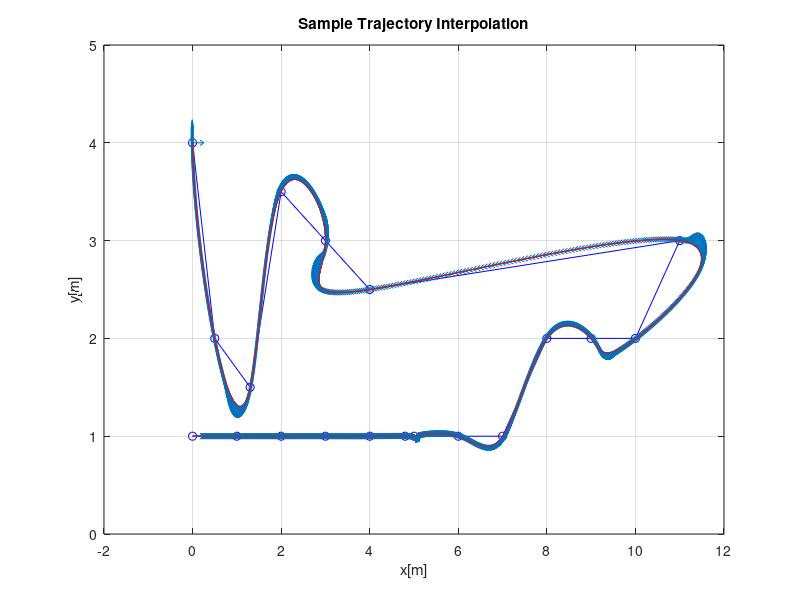

The MATLAB script that drew this image:
%% Define trajectory from set of points 

point = [0, 1;
    1, 1;
    2,1
    3,1
    4,1
    4.8, 1
    5,1
    6,1
    7,1
    8,2
    9,2
    10,2
    11, 3
    4., 2.5
    3, 3
    2., 3.5;
    1.3, 1.5
    0.5, 2.
    0,4];

s = 1:1:length(point);

x_traj = spline(s, point(:,1), 1:0.01:length(point));
y_traj = spline(s, point(:,2), 1:0.01:length(point));

xy_traj = [x_traj', y_traj'];

%% Add trajectory yaw from consecutive points

yaw = zeros(length(x_traj), 1);

for i = 2:length(x_traj)-1
    x_n = x_traj(i+1);
    x_prev = x_traj(i-1);
    y_n = y_traj(i+1);
    y_prev = y_traj(i-1);
    yaw(i) = atan2(y_n-y_prev, x_n-x_prev);
end

%% Plot trajectory

scale_factor = 0.01;

figure(200);
plot(point(:,1), point(:,2), 'bo-'); hold on;
quiver(x_traj', y_traj', cos(yaw) * scale_factor, sin(yaw) * scale_factor);
plot(x_traj, y_traj,'r-'); grid on; hold off;
title("Sample Trajectory Interpolation");
xlabel("x[m]");
ylabel("y[m]")

%% Save trajectory
traj = [x_traj', y_traj', yaw];

save('traj', 'traj')